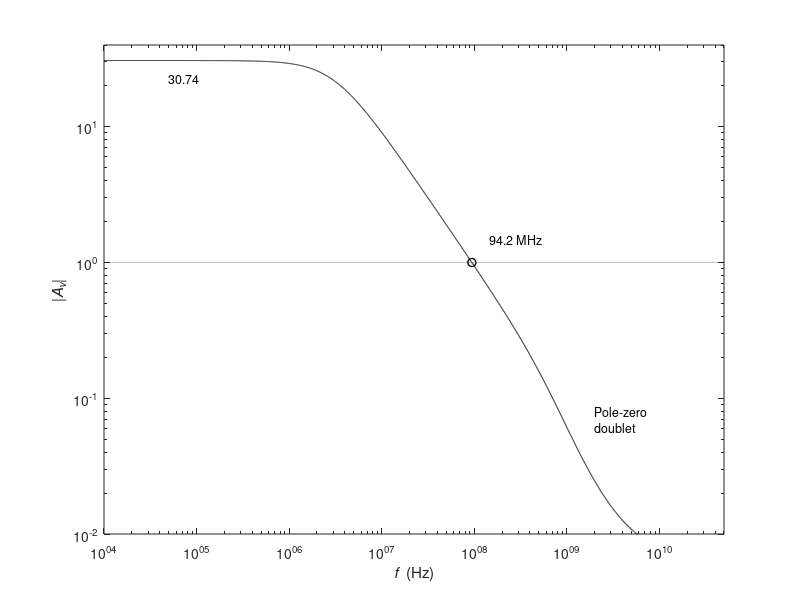

The MATLAB source for this figure:
% Fig. 3.35 (Example 3.12)
clearvars;
close all;
addpath ../../lib

% Spice results
load('Fig3_35.mat')

% Find annotation values
fu_sim = exp(interp1(log(vout), log(f), 0));
Avo_sim = vout(1);

h1 = figure(1);
loglog(f, vout, 'k', fu_sim, 1, 'ko', 'linewidth', 1);
hold on;
loglog(f, ones(1,length(f)), 'k:');
xlabel('{\itf}  (Hz)');
ylabel('|{\itA_v}|');
axis([1e4 0.5e11 0.01 40]);
text(0.5e5, 22.5, num2str(Avo_sim, '%1.2f'), 'fontsize', 9);
text(1.45e8, 1.5,  [num2str(fu_sim*1e-6, '%1.1f') ' MHz'], 'fontsize', 9, 'backgroundcolor', [1 1 1]);
text(2e9, 0.07, sprintf('Pole-zero\ndoublet'), 'fontsize', 9);
set(gca, 'xtick', [1e4 1e5 1e6 1e7 1e8 1e9 1e10]);

%format_and_save(h1, 'Fig3_35')


